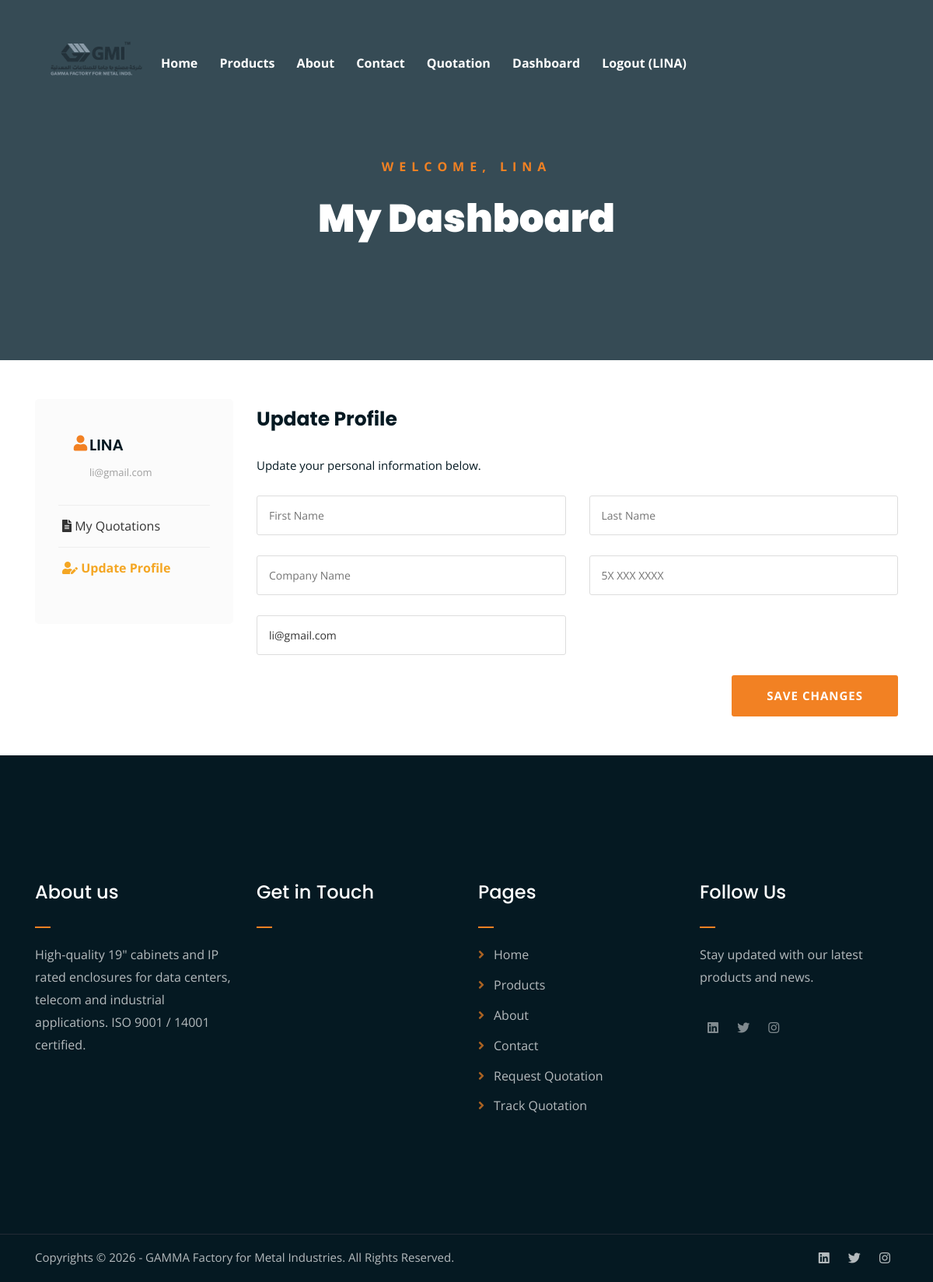
The page /profile/ (signed in) on the database as committed earlier.
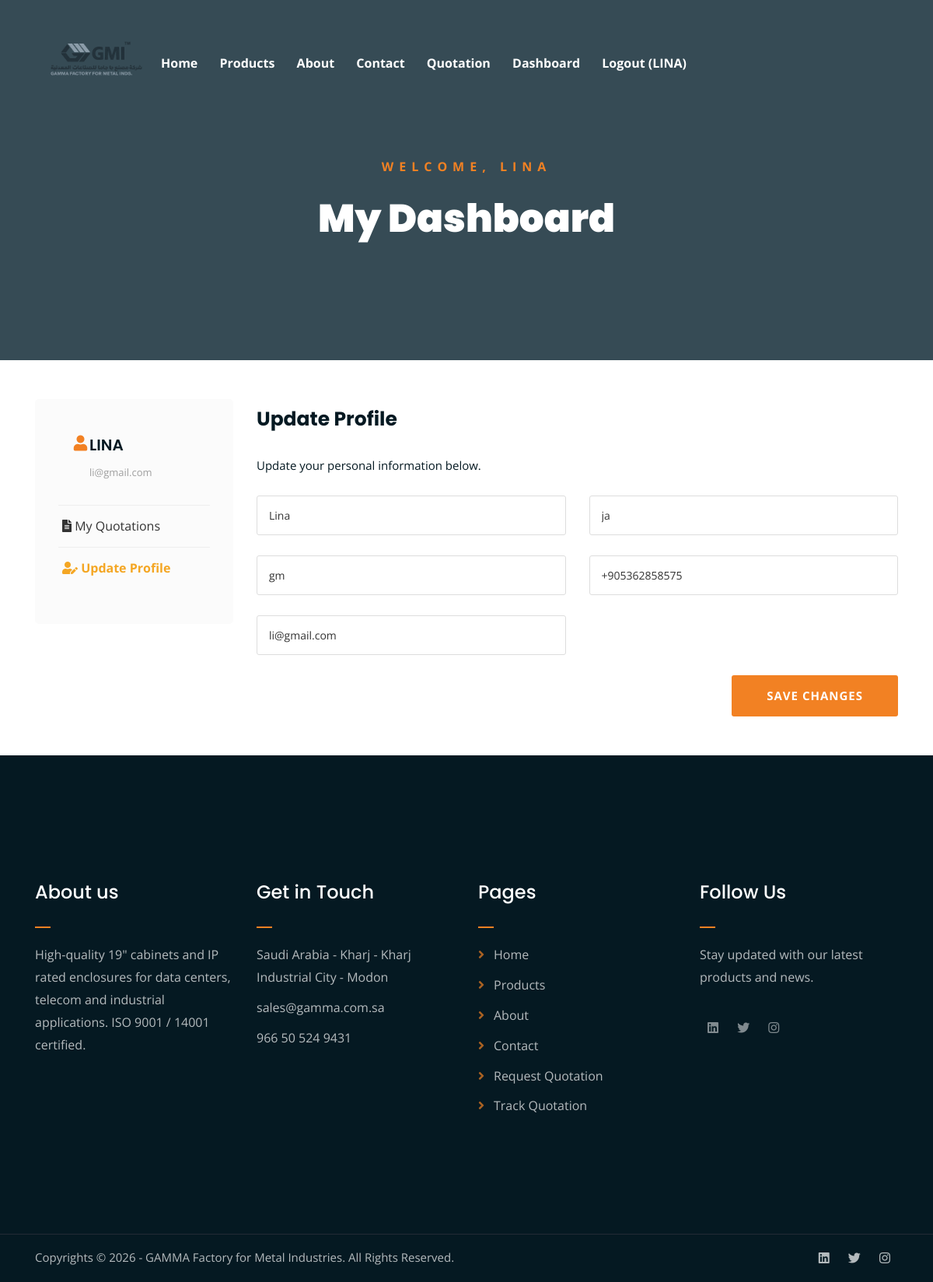
The same page on the database as committed later.
### Client/models.py (models this page shows, shortened)
class Client(models.Model):
   firstName   = models.CharField(max_length=200, blank=True, verbose_name='First Name')
   lastName    = models.CharField(max_length=200, blank=True, verbose_name='Last Name')
   company     = models.CharField(max_length=200, blank=True, verbose_name='Company')
   phoneNum    = models.CharField(max_length=200, blank=True, verbose_name='Phone Number')
   email       = models.EmailField(blank=True, verbose_name='Email')
   user = models.OneToOneField(User, on_delete=models.CASCADE, default=1)

### company/models.py (models this page shows, shortened)
class CompanyProfile(models.Model):
    catalogue     = models.FileField(upload_to='catalogue/', blank=True, null=True)
    email         = models.EmailField(blank=True)
    phone         = models.CharField(max_length=50, blank=True)
    address       = models.TextField(blank=True)
    working_hours = models.CharField(max_length=100, blank=True)
    map_link      = models.CharField(max_length=500, blank=True, help_text="Google Maps embed URL (optional)")
    class Meta:
        verbose_name        = 'Company Profile'
        verbose_name_plural = 'Company Profile'

### pages/views.py (the view, shortened to what this page needs)
# urls.py: path('profile/', views.update_profile, name='update_profile'),
@login_required(login_url='/login/')
def update_profile(request):
    client  = Client.objects.filter(user=request.user).first()
    success = False
    company = CompanyProfile.objects.first()
    return render(request, 'profile.html', {
        'client' : client,
        'success': success,
        'company': company,
    })

### templates/profile.html (shortened to what this page needs)
{% extends 'base.html' %}
{% load static %}
{% block extra_css %}
<link rel="stylesheet" href="https://cdn.jsdelivr.net/npm/intl-tel-input@18.2.1/build/css/intlTelInput.css">
{% endblock %}
{% block content %}
<div class="page-top-banner">
    <div class="container">
        <div class="row">
            <div class="col-lg-8 offset-lg-2 text-center">
                <div class="page-top-banner-text">
                    <p>Welcome, {{ user.username }}</p>
                    <h1>My Dashboard</h1>
                </div>
            </div>
        </div>
    </div>
</div>
<div class="page-section mt-50 mb-50">
    <div class="container">
        <div class="row">
            <div class="col-lg-3 mb-5 mb-lg-0">
                <div class="info-box">
                    <div class="info-row">
                        <h4><i class="fas fa-user"></i> {{ user.username }}</h4>
                        <p style="color:#888; font-size:13px;">{{ user.email }}</p>
                    </div>
                    <ul style="list-style:none; padding:0; margin:0;">
                        <li style="border-top:1px solid #eee;">
                            <a href="{% url 'dashboard' %}" style="display:block; padding:12px 5px; color:#333;">
                                <i class="fas fa-file-alt"></i> My Quotations
                            </a>
                        </li>
                        <li style="border-top:1px solid #eee;">
                            <a href="{% url 'update_profile' %}" style="display:block; padding:12px 5px; color:#f4a623; font-weight:700;">
                                <i class="fas fa-user-edit"></i> Update Profile
                            </a>
                        </li>
                    </ul>
                </div>
            </div>
            <div class="col-lg-9">
                <div class="form-heading">
                    <h2>Update Profile</h2>
                    <p>Update your personal information below.</p>
                </div>
                <div class="form-wrapper">
                    <form method="POST" id="profile-form">
                        <div class="row mb-3">
                            <div class="col-md-6">
                                <input type="text" name="first_name" placeholder="First Name" value="{{ client.firstName }}">
                            </div>
                            <div class="col-md-6">
                                <input type="text" name="last_name" placeholder="Last Name" value="{{ client.lastName }}">
                            </div>
                        </div>
                        <div class="row mb-3">
                            <div class="col-md-6">
                                <input type="text" name="company" placeholder="Company Name" value="{{ client.company }}">
                            </div>
                            <div class="col-md-6">
                                <input type="tel" id="phone_input" placeholder="5X XXX XXXX" value="{{ client.phoneNum }}">
                            </div>
                        </div>
                        <div class="row mb-3">
                            <div class="col-md-6">
                                <input type="email" name="email" placeholder="Email Address" value="{{ user.email }}">
                            </div>
                        </div>
                        <p class="form-submit">
                            <input type="submit" value="Save Changes">
                        </p>
                    </form>
                </div>
            </div>
        </div>
    </div>
</div>
{% endblock %}

### templates/shared/footer.html (shortened to what this page needs)
{% load static %}
<div class="footer-main">
    <div class="container">
        <div class="row">
            <div class="col-lg-3 col-md-6">
                <div class="footer-column">
                    <h2 class="footer-heading">About us</h2>
                    <p>High-quality 19" cabinets and IP rated enclosures for data centers, telecom and industrial applications. ISO 9001 / 14001 certified.</p>
                </div>
            </div>
            <div class="col-lg-3 col-md-6">
                <div class="footer-column">
                    <h2 class="footer-heading">Get in Touch</h2>
                    <ul>
                        {% if company.address %}<li>{{ company.address }}</li>{% endif %}
                        {% if company.email %}<li>{{ company.email }}</li>{% endif %}
                        {% if company.phone %}<li>{{ company.phone }}</li>{% endif %}
                    </ul>
                </div>
            </div>
            <div class="col-lg-3 col-md-6">
                <div class="footer-column footer-links">
                    <h2 class="footer-heading">Pages</h2>
                    <ul>
                        <li><a href="{% url 'home' %}">Home</a></li>
                        <li><a href="{% url 'products' %}">Products</a></li>
                        <li><a href="{% url 'about' %}">About</a></li>
                        <li><a href="{% url 'contact' %}">Contact</a></li>
                        <li><a href="{% url 'quotation' %}">Request Quotation</a></li>
                        <li><a href="{% url 'tracking' %}">Track Quotation</a></li>
                    </ul>
                </div>
            </div>
            <div class="col-lg-3 col-md-6">
                <div class="footer-column">
                    <h2 class="footer-heading">Follow Us</h2>
                    <p>Stay updated with our latest products and news.</p>
                    <div class="social-links mt-3">
                        <ul>
                            <li><a href="https://www.linkedin.com" target="_blank"><i class="fab fa-linkedin"></i></a></li>
                            <li><a href="https://x.com" target="_blank"><i class="fab fa-twitter"></i></a></li>
                            <li><a href="https://www.instagram.com" target="_blank"><i class="fab fa-instagram"></i></a></li>
                        </ul>
                    </div>
                </div>
            </div>
        </div>
    </div>
</div>
<div class="copyright">
    <div class="container">
        <div class="row">
            <div class="col-lg-6 col-md-12">
                <p>Copyrights &copy; 2026 - GAMMA Factory for Metal Industries. All Rights Reserved.</p>
            </div>
            <div class="col-lg-6 text-right col-md-12">
                <div class="social-links">
                    <ul>
                        <li><a href="https://www.linkedin.com" target="_blank"><i class="fab fa-linkedin"></i></a></li>
                        <li><a href="https://x.com" target="_blank"><i class="fab fa-twitter"></i></a></li>
                        <li><a href="https://www.instagram.com" target="_blank"><i class="fab fa-instagram"></i></a></li>
                    </ul>
                </div>
            </div>
        </div>
    </div>
</div>

Rows that differ between the two databases and show on the page:
added Client: first_name "Lina", last_name "ja", company "gm", phoneNum "+905362858575"
added CompanyProfile: address "Saudi Arabia - Kharj - Kharj Industrial City - Modon", email "sales@gamma.com.sa", phone "966 50 524 9431"
